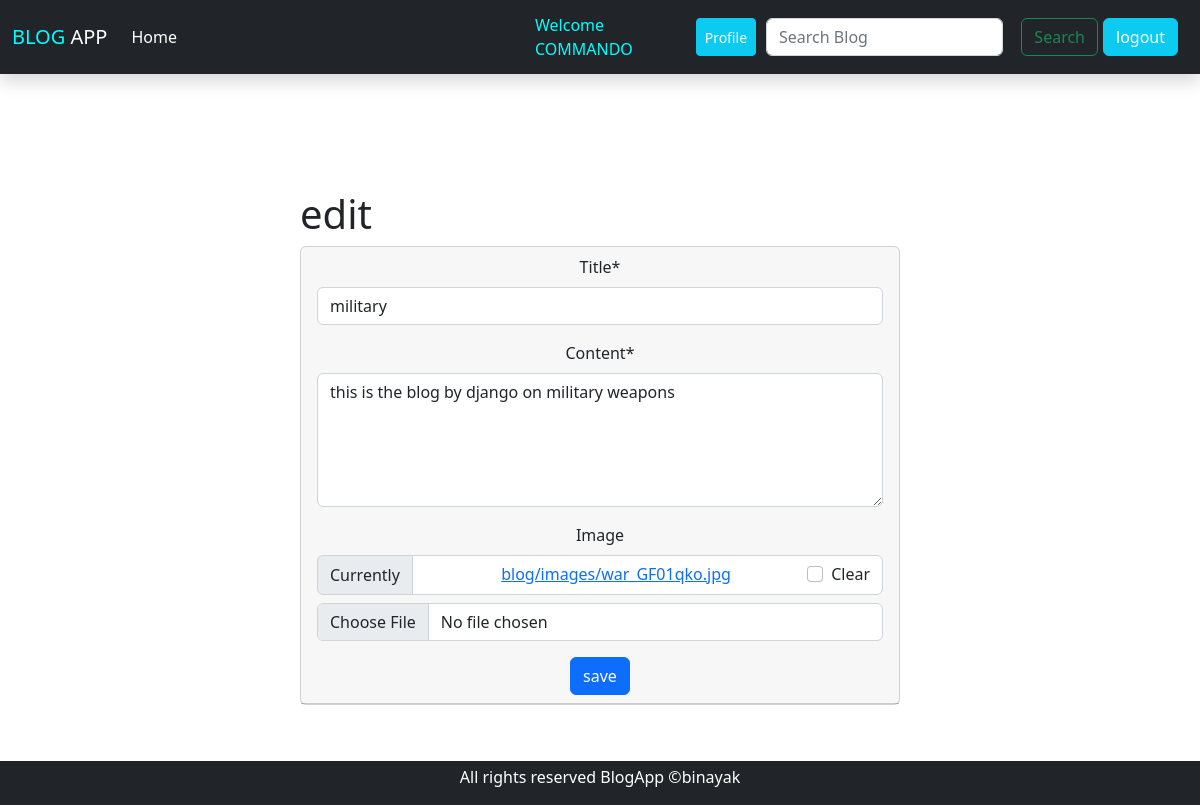
Page /post_edit/38 (signed in) on the committed database.
### blog/models.py (models this page shows, shortened)
class BlogModel(models.Model):
    title = models.CharField(max_length=1000)
    content = FroalaField()
    author = models.ForeignKey(User, on_delete=models.CASCADE)
    slug = models.SlugField(max_length=1000, null=True, blank=True)
    image = models.ImageField(upload_to='blog/images', null=True, blank=True) # media url paxi blog/images create garxa ra tes vitra store hunxa photos
    created_at = models.DateTimeField(auto_now_add=True)
    class Meta:
        ordering = ('-created_at',) #ordering the latestpost to the first by - reversing

### blog/views.py (the view)
# urls.py: path('post_edit/<int:pk>', views.post_edit, name="blog-post-edit"),
@login_required(login_url = 'blog-post-edit')
def post_edit(request, pk):
    post = BlogModel.objects.get(id=pk)
    if request.method == "POST":
        form = PostUpdateForm(request.POST or None, request.FILES or None, instance=post)#instance=post gare error auxa but yesle form lai retrive garxa vaneko edit thichepaxi tyo title (input field ma tehi aunxa_)
        if form.is_valid():
            form.save()
            return redirect('detail-view', pk=post.id)
    else:
        form = PostUpdateForm(instance=post)
    context ={
        'post':post,
        'form':form,
    }
    return render(request, 'blog/post_edit.html', context)

### blog/forms.py
class PostUpdateForm(forms.ModelForm):
    title =forms.CharField(widget=forms.TextInput(attrs={'placeholder':'Write a title for your Blog'}))
    content = forms.CharField(widget=forms.Textarea(attrs={'rows':5,'placeholder':'Write Your Blog or an Article....'}))
    class Meta:
        model = BlogModel
        fields = ['title', 'content','image']

### blog/templates/blog/post_edit.html (shortened to what this page needs)
{% extends 'blog/base.html' %}
{%load static %}
{% load crispy_forms_tags %}
{% block content %}
<div class="container-fluid mt-3 " style="padding:100px 300px ;">
    <h1>edit</h1>
    <div class="card text-center">
        <div class="card-header">
            <form action="" method="post" enctype="multipart/form-data">
                {{ form|crispy }}
                <input type="submit" class="btn btn-primary btn-block" value="save">
            </form>
        </div>
    </div>
</div>
{% endblock %}

### blog/templates/blog/base.html (shortened to what this page needs)
<!DOCTYPE html>
{% load static %}
<html lang="en">
<head>
  <link rel="stylesheet" href="{% static 'blog/css/style.css' %}">
  <link rel="stylesheet" href="https://cdnjs.cloudflare.com/ajax/libs/font-awesome/6.1.2/css/all.min.css">
  <link href="https://cdn.jsdelivr.net/npm/bootstrap@5.2.0/dist/css/bootstrap.min.css" rel="stylesheet"
>
</head>
<body>
  <nav class="navbar navbar-expand-lg bg-dark shadow ">
    <div class="container-fluid">
      <a class="navbar-brand text-white" href="#"> <span style="color:aqua;">BLOG</span> APP </a>
      <div class="collapse navbar-collapse" id="navbarSupportedContent">
        <ul class="navbar-nav me-auto mb-2 mb-lg-0">
          <li class="nav-item">
            <a class="nav-link active text-white" aria-current="page" href="/">Home</a>
          </li>
        </ul>
        <ul class="navbar-nav me-auto mb-2 mb-lg-0">
          <li class="nav-item" style="margin-left:350px">
            <span style="color:aqua;"> Welcome <span style="text-transform:uppercase;">{{user.username}}</span></span>
          </li>
        </ul>
        <form class="d-flex justify-content-evenly" role="search" style="padding:10px;">
          <div class="" style="display:flex;justify-content:space-evenly;gap:10px;">
            <button class="btn btn-sm btn-info"><a href="{%url 'profile' %}" class="text-white"
                style="text-decoration:none ;">Profile</a></button>
            <input class="form-control me-2" type="search" placeholder="Search Blog" aria-label="Search">
            <div class="" style="display:flex;gap:5px;">
              <button class="btn btn-outline-success" type="submit">Search</button>
              <button class="btn btn-info"><a class="nav-link active text-white  " aria-current="page"
                  href="{% url 'logout-user' %}">logout</a> </button>
            </div>
          </div>
        </form>
      </div>
    </div>
  </nav>
  {% block content%}
  {% endblock %}
  <footer class="bg-dark  mt-5" style=" position: fixed;bottom: 0;width: 100%;">
    <p class="text-center text-white mt-1">All rights reserved BlogApp &#169;binayak</p>
  </footer>
</body>
</html>

### rows in the picture
BlogModel: title "military", content "this is the blog by django on military weapons"

### other values in the picture
{{ user.username }} "COMMANDO"
